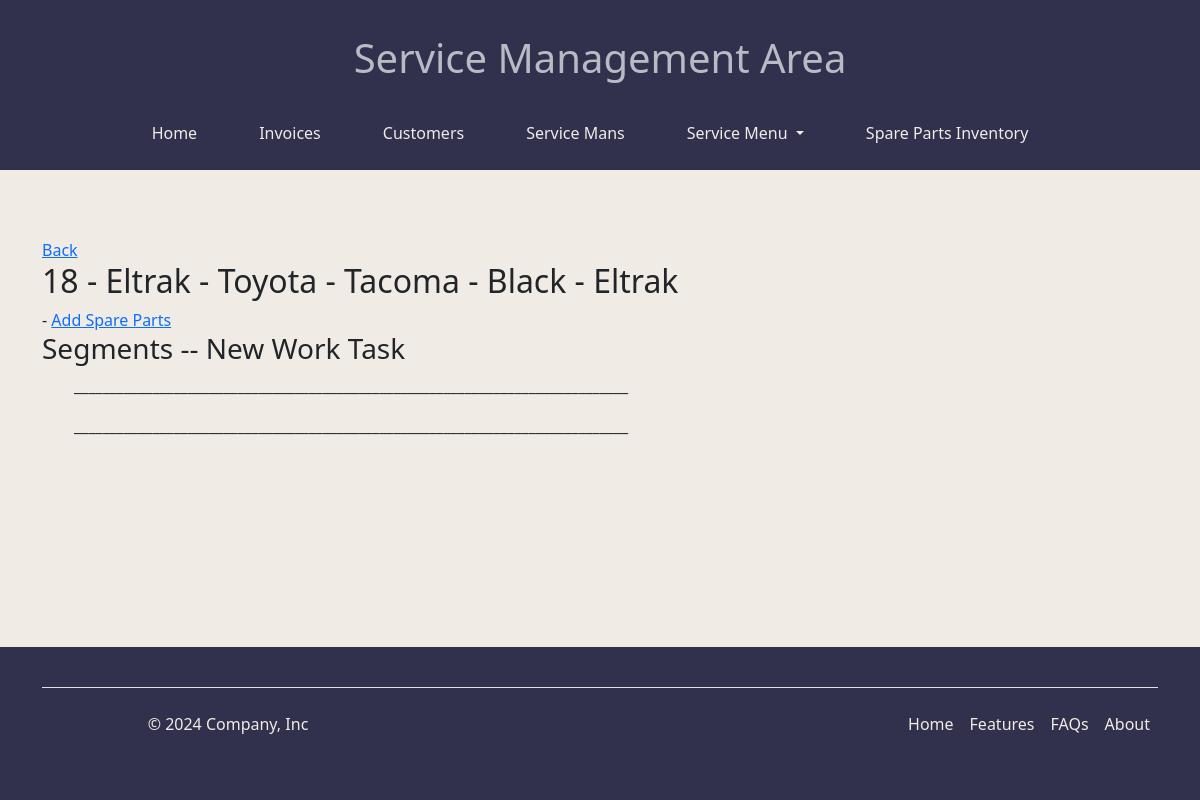
The page /api/work-orders/workorder/spareparts/17 on the database its author committed.
### work_orders/models.py (models this page shows, shortened)
class WorkOrder(models.Model):
    PAYMENT_METHOD_CHOICES = [('Credit', "Credit"), ("Cash", "Cash")]
    customer = models.ForeignKey(Customer,related_name="customer", on_delete=models.CASCADE)
    car = models.ForeignKey(Car, on_delete=models.CASCADE)
    payment = models.CharField(max_length=30, blank=True, choices=PAYMENT_METHOD_CHOICES)
    created_at = models.DateTimeField(auto_now_add=True)
    is_active = models.BooleanField(default=True)
    invoiced = models.BooleanField(default=False)
    is_deleted = models.BooleanField(default=False)
    deleted_at = models.DateTimeField(blank=True, null=True)
    description_work = models.TextField(blank=True, null=True)
    labor_price = models.DecimalField(max_digits=10, decimal_places=2, blank=True, null=True, default=0)
    spare_part_price = models.DecimalField(max_digits=10, decimal_places=2, blank=True, null=True, default=0)
    mics_price = models.DecimalField(max_digits=10, decimal_places=2, blank=True, null=True, default=0)
    total_price = models.DecimalField(max_digits=10, decimal_places=2, default=0)
    objects = ActiveManager()
    all_objects = models.Manager()
    def __str__(self):
        return f"{self.pk} - {self.customer} - {self.car}"

class Segment(models.Model):
    def calculate_seg_total(self):
        ...
    WORK_DESCRIPTION = [("Maintenance", "Maintenance"),
                        ("Engine Repair", "Engine Repair"),
                        ("Transmission Repair", "Transmission Repair"),
                        ("Body and Painting", "Body and Painting"),
                        ("Suspension Repair", "Suspension Repair"),
                        ("New Work Task", "New Work Task"),]
    work_order = models.ForeignKey(WorkOrder, related_name='segment', on_delete=models.CASCADE)
    description_work = models.CharField(max_length=20, choices=WORK_DESCRIPTION)
    total_price = models.DecimalField(max_digits=10, decimal_places=2, default=0, validators=[calculate_seg_total])

### data/models.py (models this page shows, shortened)
class Customer(models.Model):
    COUNTRY_CHOICES = [
        ("Bulgaria", "Bulgaria"),
        ("Albania", "Albania"),
        ("Bosnia and Herzegovina", "Bosnia and Herzegovina"),
        ("Greece", "Greece"),
        ("Kosovo", "Kosovo"),
        ("North Macedonia", "North Macedonia"),
        ("Montenegro", "Montenegro"),
        ("Romania", "Romania"),
        ("Serbia", "Serbia"),
        ("Turkey", "Turkey"),
        ("Croatia", "Croatia"),
        ("Slovenia", "Slovenia")
    ]
    PAYMENT_CHOICES = [("cash", "Cash"),
                       ("credit", "Credit")]
    PAYMENT_TERMS_CHOICES = [('COD', 'Cash on Delivery'), ('CIA', 'Cash in Advance'), ('Net_15', '15 days'),
                             ('Net_30', '30 days')]
    name = models.CharField(max_length=100)
    vat = models.IntegerField(validators=[vat_number_validator])
    country = models.CharField(max_length=100, choices=COUNTRY_CHOICES)
    city = models.CharField(max_length=100, blank=True)
    address = models.CharField(max_length=100, blank=True)
    is_active = models.BooleanField(default=True)
    credit_limit = models.DecimalField(max_digits=10, decimal_places=0, blank=True, null=True,
                                       validators=[credit_limit_validator])
    payment_terms = models.CharField(max_length=30, choices=PAYMENT_TERMS_CHOICES)
    description = models.TextField(blank=True)
    flb = models.CharField(max_length=100, blank=True)
    def __str__(self):
        return self.name

class Car(models.Model):
    COLOR_CHOICES = [
        ("Black", "Black"),
        ("White", "White"),
        ("Gray", "Gray"),
        ("Silver", "Silver"),
        ("Red", "Red"),
        ("Blue", "Blue"),
        ("Brown", "Brown"),
        ("Green", "Green"),
        ("Yellow", "Yellow"),
        ("Other", "Other"),
    ]
    car_indication = models.ForeignKey(CarType, on_delete=models.CASCADE)
    color = models.CharField(max_length=55, blank=True, choices=COLOR_CHOICES)
    date_built = models.DateField(blank=True, null=True)
    vin_number = models.CharField(max_length=55, blank=True)
    customer = models.ForeignKey(Customer, related_name='car', on_delete=models.CASCADE)
    def __str__(self):
        return f"{self.car_indication.brand_name} - {self.car_indication.model_name} - {self.color} - {self.customer.name}"

class CarType(models.Model):
    brand_name = models.CharField(max_length=100)
    model_name = models.CharField(max_length=100)

### work_orders/views.py (the view)
# urls.py: path('workorder/spareparts/<int:pk>', spare_parts_list_view, name="spare_parts_menu"),
def spare_parts_list_view(request, pk):
    segment = get_object_or_404(Segment, pk=pk)
    work_order = segment.work_order
    spare_parts = SparePart.objects.filter(work_order_segment=segment.pk)
    return render(request, "work_orders/spare-parts-menu.html",
                  {'spare_parts': spare_parts, "segment": segment, "work_order": work_order})

### work_orders/templates/work_orders/spare-parts-menu.html (shortened to what this page needs)
{% extends "home.html" %}
{% block content %}
    <a href="{% url 'work_orders:workorder_detail' work_order.pk %}">Back</a>
<h2>{{ work_order }}</h2>
{{ segment.name }} - <a href="{% url 'work_orders:add_spare_parts' segment.pk %}">Add Spare Parts</a>
<h3>Segments -- {{ segment.description_work }}</h3>
<ul>
    <p>______________________________________________________________________________</p>
    <p>______________________________________________________________________________</p>
</ul>
{% endblock %}

### static/css/home.css (style rules this page uses)
* { margin: 0; padding: 0; box-sizing: border-box; }
body { font-family: Arial, sans-serif; background-color: #F0ECE5 !important; color: #333; }
h2 { margin-bottom: 10px; }

### rows shown on the page
WorkOrder: id+customer+car "18 - Eltrak - Toyota - Tacoma - Black - Eltrak"
Segment: description_work "New Work Task"
